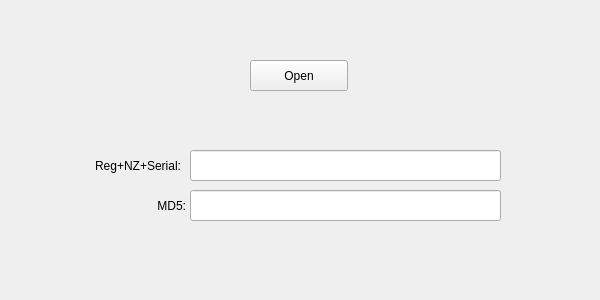
<?xml version="1.0" encoding="UTF-8"?>
<ui version="4.0">
 <class>MainWindow</class>
 <widget class="QMainWindow" name="MainWindow">
  <property name="geometry">
   <rect>
    <x>0</x>
    <y>0</y>
    <width>600</width>
    <height>300</height>
   </rect>
  </property>
  <property name="minimumSize">
   <size>
    <width>600</width>
    <height>300</height>
   </size>
  </property>
  <property name="maximumSize">
   <size>
    <width>600</width>
    <height>300</height>
   </size>
  </property>
  <property name="windowTitle">
   <string>Calculate 3DS Serial Checksum</string>
  </property>
  <widget class="QWidget" name="centralWidget">
   <widget class="QPushButton" name="pushButton">
    <property name="geometry">
     <rect>
      <x>250</x>
      <y>60</y>
      <width>98</width>
      <height>31</height>
     </rect>
    </property>
    <property name="text">
     <string>Open</string>
    </property>
   </widget>
   <widget class="QLineEdit" name="lineEdit_serial">
    <property name="geometry">
     <rect>
      <x>190</x>
      <y>150</y>
      <width>311</width>
      <height>31</height>
     </rect>
    </property>
    <property name="readOnly">
     <bool>true</bool>
    </property>
   </widget>
   <widget class="QLabel" name="label">
    <property name="geometry">
     <rect>
      <x>70</x>
      <y>150</y>
      <width>111</width>
      <height>31</height>
     </rect>
    </property>
    <property name="text">
     <string>Reg+NZ+Serial:</string>
    </property>
    <property name="alignment">
     <set>Qt::AlignRight|Qt::AlignTrailing|Qt::AlignVCenter</set>
    </property>
   </widget>
   <widget class="QLabel" name="label_2">
    <property name="geometry">
     <rect>
      <x>120</x>
      <y>190</y>
      <width>66</width>
      <height>31</height>
     </rect>
    </property>
    <property name="text">
     <string>MD5:</string>
    </property>
    <property name="alignment">
     <set>Qt::AlignRight|Qt::AlignTrailing|Qt::AlignVCenter</set>
    </property>
   </widget>
   <widget class="QLineEdit" name="lineEdit_md5">
    <property name="geometry">
     <rect>
      <x>190</x>
      <y>190</y>
      <width>311</width>
      <height>31</height>
     </rect>
    </property>
    <property name="readOnly">
     <bool>true</bool>
    </property>
   </widget>
  </widget>
 </widget>
 <layoutdefault spacing="6" margin="11"/>
 <resources/>
 <connections/>
</ui>
